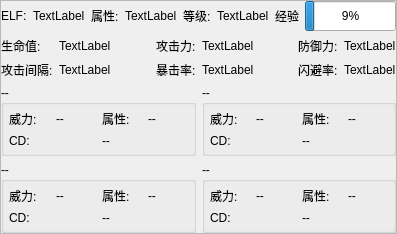
                   <widget class="QFrame" name="SHE_info">
                    <property name="sizePolicy">
                     <sizepolicy hsizetype="Expanding" vsizetype="Expanding">
                      <horstretch>7</horstretch>
                      <verstretch>7</verstretch>
                     </sizepolicy>
                    </property>
                    <property name="frameShape">
                     <enum>QFrame::StyledPanel</enum>
                    </property>
                    <property name="frameShadow">
                     <enum>QFrame::Raised</enum>
                    </property>
                    <layout class="QGridLayout" name="gridLayout_15">
                     <property name="leftMargin">
                      <number>0</number>
                     </property>
                     <property name="topMargin">
                      <number>0</number>
                     </property>
                     <property name="rightMargin">
                      <number>0</number>
                     </property>
                     <property name="bottomMargin">
                      <number>0</number>
                     </property>
                     <item row="0" column="0">
                      <layout class="QVBoxLayout" name="verticalLayout_16">
                       <item>
                        <layout class="QHBoxLayout" name="horizontalLayout_36">
                         <item>
                          <layout class="QHBoxLayout" name="horizontalLayout_10">
                           <item>
                            <widget class="QLabel" name="name">
                             <property name="text">
                              <string>ELF:</string>
                             </property>
                            </widget>
                           </item>
                           <item>
                            <widget class="QLabel" name="SH_elf_name">
                             <property name="text">
                              <string>TextLabel</string>
                             </property>
                            </widget>
                           </item>
                          </layout>
                         </item>
                         <item>
                          <layout class="QHBoxLayout" name="horizontalLayout_19">
                           <item>
                            <widget class="QLabel" name="label_15">
                             <property name="text">
                              <string>属性:</string>
                             </property>
                            </widget>
                           </item>
                           <item>
                            <widget class="QLabel" name="SH_elf_attr">
                             <property name="text">
                              <string>TextLabel</string>
                             </property>
                            </widget>
                           </item>
                          </layout>
                         </item>
                         <item>
                          <layout class="QHBoxLayout" name="horizontalLayout_13">
                           <item>
                            <widget class="QLabel" name="level">
                             <property name="text">
                              <string>等级:</string>
                             </property>
                            </widget>
                           </item>
                           <item>
                            <widget class="QLabel" name="SH_elf_level">
                             <property name="text">
                              <string>TextLabel</string>
                             </property>
                            </widget>
                           </item>
                          </layout>
                         </item>
                         <item>
                          <layout class="QHBoxLayout" name="horizontalLayout_16">
                           <item>
                            <widget class="QLabel" name="exp">
                             <property name="text">
                              <string>经验</string>
                             </property>
                            </widget>
                           </item>
                           <item>
                            <widget class="QProgressBar" name="SH_elf_exp">
                             <property name="sizePolicy">
                              <sizepolicy hsizetype="Fixed" vsizetype="Fixed">
                               <horstretch>0</horstretch>
                               <verstretch>0</verstretch>
                              </sizepolicy>
                             </property>
                             <property name="minimumSize">
                              <size>
                               <width>0</width>
                               <height>30</height>
                              </size>
                             </property>
                             <property name="minimum">
                              <number>0</number>
                             </property>
                             <property name="maximum">
                              <number>1222</number>
                             </property>
                             <property name="value">
                              <number>122</number>
                             </property>
                            </widget>
                           </item>
                          </layout>
                         </item>
                        </layout>
                       </item>
                       <item>
                        <layout class="QHBoxLayout" name="horizontalLayout_37">
                         <item>
                          <layout class="QVBoxLayout" name="verticalLayout_10">
                           <item>
                            <layout class="QHBoxLayout" name="horizontalLayout_11">
                             <item>
                              <widget class="QLabel" name="hp">
                               <property name="text">
                                <string>生命值:</string>
                               </property>
                              </widget>
                             </item>
                             <item>
                              <widget class="QLabel" name="SH_elf_hp">
                               <property name="text">
                                <string>TextLabel</string>
                               </property>
                              </widget>
                             </item>
                            </layout>
                           </item>
                           <item>
                            <layout class="QHBoxLayout" name="horizontalLayout_12">
                             <item>
                              <widget class="QLabel" name="ai">
                               <property name="text">
                                <string>攻击间隔:</string>
                               </property>
                              </widget>
                             </item>
                             <item>
                              <widget class="QLabel" name="SH_elf_ai">
                               <property name="text">
                                <string>TextLabel</string>
                               </property>
                              </widget>
                             </item>
                            </layout>
                           </item>
                          </layout>
                         </item>
                         <item>
                          <spacer name="horizontalSpacer_20">
                           <property name="orientation">
                            <enum>Qt::Horizontal</enum>
                           </property>
                           <property name="sizeHint" stdset="0">
                            <size>
                             <width>26</width>
                             <height>17</height>
                            </size>
                           </property>
                          </spacer>
                         </item>
                         <item>
                          <layout class="QVBoxLayout" name="verticalLayout_11">
                           <item>
                            <layout class="QHBoxLayout" name="horizontalLayout_14">
                             <item>
                              <widget class="QLabel" name="atk">
                               <property name="text">
                                <string>攻击力:</string>
                               </property>
                              </widget>
                             </item>
                             <item>
                              <widget class="QLabel" name="SH_elf_atk">
                               <property name="text">
                                <string>TextLabel</string>
                               </property>
                              </widget>
                             </item>
                            </layout>
                           </item>
                           <item>
                            <layout class="QHBoxLayout" name="horizontalLayout_15">
                             <item>
                              <widget class="QLabel" name="cr">
                               <property name="text">
                                <string>暴击率:</string>
                               </property>
                              </widget>
                             </item>
                             <item>
                              <widget class="QLabel" name="SH_elf_cr">
                               <property name="text">
                                <string>TextLabel</string>
                               </property>
                              </widget>
                             </item>
                            </layout>
                           </item>
                          </layout>
                         </item>
                         <item>
                          <spacer name="horizontalSpacer_21">
                           <property name="orientation">
                            <enum>Qt::Horizontal</enum>
                           </property>
                           <property name="sizeHint" stdset="0">
                            <size>
                             <width>26</width>
                             <height>17</height>
                            </size>
                           </property>
                          </spacer>
                         </item>
                         <item>
                          <layout class="QVBoxLayout" name="verticalLayout_12">
                           <item>
                            <layout class="QHBoxLayout" name="horizontalLayout_17">
                             <item>
                              <widget class="QLabel" name="def">
                               <property name="text">
                                <string>防御力:</string>
                               </property>
                              </widget>
                             </item>
                             <item>
                              <widget class="QLabel" name="SH_elf_def">
                               <property name="text">
                                <string>TextLabel</string>
                               </property>
                              </widget>
                             </item>
                            </layout>
                           </item>
                           <item>
                            <layout class="QHBoxLayout" name="horizontalLayout_18">
                             <item>
                              <widget class="QLabel" name="agi">
                               <property name="text">
                                <string>闪避率:</string>
                               </property>
                              </widget>
                             </item>
                             <item>
                              <widget class="QLabel" name="SH_elf_agi">
                               <property name="text">
                                <string>TextLabel</string>
                               </property>
                              </widget>
                             </item>
                            </layout>
                           </item>
                          </layout>
                         </item>
                        </layout>
                       </item>
                      </layout>
                     </item>
                     <item row="1" column="0">
                      <layout class="QGridLayout" name="gridLayout_14">
                       <item row="0" column="0">
                        <widget class="QGroupBox" name="Skill_1">
                         <property name="title">
                          <string>--</string>
                         </property>
                         <layout class="QGridLayout" name="gridLayout_10">
                          <property name="leftMargin">
                           <number>5</number>
                          </property>
                          <property name="topMargin">
                           <number>5</number>
                          </property>
                          <property name="rightMargin">
                           <number>5</number>
                          </property>
                          <property name="bottomMargin">
                           <number>5</number>
                          </property>
                          <item row="0" column="0">
                           <layout class="QVBoxLayout" name="verticalLayout_2">
                            <item>
                             <layout class="QHBoxLayout" name="horizontalLayout_29">
                              <item>
                               <layout class="QHBoxLayout" name="horizontalLayout_20">
                                <item>
                                 <widget class="QLabel" name="label_3">
                                  <property name="text">
                                   <string>威力:</string>
                                  </property>
                                 </widget>
                                </item>
                                <item>
                                 <widget class="QLabel" name="Skill_1_dmg">
                                  <property name="text">
                                   <string>--</string>
                                  </property>
                                 </widget>
                                </item>
                               </layout>
                              </item>
                              <item>
                               <layout class="QHBoxLayout" name="horizontalLayout_28">
                                <item>
                                 <widget class="QLabel" name="label_9">
                                  <property name="text">
                                   <string>属性:</string>
                                  </property>
                                 </widget>
                                </item>
                                <item>
                                 <widget class="QLabel" name="Skill_1_attr">
                                  <property name="text">
                                   <string>--</string>
                                  </property>
                                 </widget>
                                </item>
                               </layout>
                              </item>
                             </layout>
                            </item>
                            <item>
                             <layout class="QHBoxLayout" name="horizontalLayout_21">
                              <item>
                               <widget class="QLabel" name="label_5">
                                <property name="text">
                                 <string>CD:</string>
                                </property>
                               </widget>
                              </item>
                              <item>
                               <widget class="QLabel" name="Skill_1_cd">
                                <property name="text">
                                 <string>--</string>
                                </property>
                               </widget>
                              </item>
                             </layout>
                            </item>
                           </layout>
                          </item>
                         </layout>
                        </widget>
                       </item>
                       <item row="0" column="1">
                        <widget class="QGroupBox" name="Skill_2">
                         <property name="title">
                          <string>--</string>
                         </property>
                         <layout class="QGridLayout" name="gridLayout_11">
                          <property name="leftMargin">
                           <number>5</number>
                          </property>
                          <property name="topMargin">
                           <number>5</number>
                          </property>
                          <property name="rightMargin">
                           <number>5</number>
                          </property>
                          <property name="bottomMargin">
                           <number>5</number>
                          </property>
                          <item row="0" column="0">
                           <layout class="QVBoxLayout" name="verticalLayout_13">
                            <item>
                             <layout class="QHBoxLayout" name="horizontalLayout_31">
                              <item>
                               <layout class="QHBoxLayout" name="horizontalLayout_22">
                                <item>
                                 <widget class="QLabel" name="label_4">
                                  <property name="text">
                                   <string>威力:</string>
                                  </property>
                                 </widget>
                                </item>
                                <item>
                                 <widget class="QLabel" name="Skill_2_dmg">
                                  <property name="text">
                                   <string>--</string>
                                  </property>
                                 </widget>
                                </item>
                               </layout>
                              </item>
                              <item>
                               <layout class="QHBoxLayout" name="horizontalLayout_30">
                                <item>
                                 <widget class="QLabel" name="label_10">
                                  <property name="text">
                                   <string>属性:</string>
                                  </property>
                                 </widget>
                                </item>
                                <item>
                                 <widget class="QLabel" name="Skill_2_attr">
                                  <property name="text">
                                   <string>--</string>
                                  </property>
                                 </widget>
                                </item>
                               </layout>
                              </item>
                             </layout>
                            </item>
                            <item>
                             <layout class="QHBoxLayout" name="horizontalLayout_23">
                              <item>
                               <widget class="QLabel" name="label_6">
                                <property name="text">
                                 <string>CD:</string>
                                </property>
                               </widget>
                              </item>
                              <item>
                               <widget class="QLabel" name="Skill_2_cd">
                                <property name="text">
                                 <string>--</string>
                                </property>
                               </widget>
                              </item>
                             </layout>
                            </item>
                           </layout>
                          </item>
                         </layout>
                        </widget>
                       </item>
                       <item row="1" column="0">
                        <widget class="QGroupBox" name="Skill_3">
                         <property name="title">
                          <string>--</string>
                         </property>
                         <layout class="QGridLayout" name="gridLayout_12">
                          <property name="leftMargin">
                           <number>5</number>
                          </property>
                          <property name="topMargin">
                           <number>5</number>
                          </property>
                          <property name="rightMargin">
                           <number>5</number>
                          </property>
                          <property name="bottomMargin">
                           <number>5</number>
                          </property>
                          <item row="0" column="0">
                           <layout class="QVBoxLayout" name="verticalLayout_14">
                            <item>
                             <layout class="QHBoxLayout" name="horizontalLayout_33">
                              <item>
                               <layout class="QHBoxLayout" name="horizontalLayout_24">
                                <item>
                                 <widget class="QLabel" name="label_7">
                                  <property name="text">
                                   <string>威力:</string>
                                  </property>
                                 </widget>
                                </item>
                                <item>
                                 <widget class="QLabel" name="Skill_3_dmg">
                                  <property name="text">
                                   <string>--</string>
                                  </property>
                                 </widget>
                                </item>
                               </layout>
                              </item>
                              <item>
                               <layout class="QHBoxLayout" name="horizontalLayout_32">
                                <item>
                                 <widget class="QLabel" name="label_13">
                                  <property name="text">
                                   <string>属性:</string>
                                  </property>
                                 </widget>
                                </item>
                                <item>
                                 <widget class="QLabel" name="Skill_3_attr">
                                  <property name="text">
                                   <string>--</string>
                                  </property>
                                 </widget>
                                </item>
                               </layout>
                              </item>
                             </layout>
                            </item>
                            <item>
                             <layout class="QHBoxLayout" name="horizontalLayout_25">
                              <item>
                               <widget class="QLabel" name="label_8">
                                <property name="text">
                                 <string>CD:</string>
                                </property>
                               </widget>
                              </item>
                              <item>
                               <widget class="QLabel" name="Skill_3_cd">
                                <property name="text">
                                 <string>--</string>
                                </property>
                               </widget>
                              </item>
                             </layout>
                            </item>
                           </layout>
                          </item>
                         </layout>
                        </widget>
                       </item>
                       <item row="1" column="1">
                        <widget class="QGroupBox" name="Skill_4">
                         <property name="title">
                          <string>--</string>
                         </property>
                         <layout class="QGridLayout" name="gridLayout_13">
                          <property name="leftMargin">
                           <number>5</number>
                          </property>
                          <property name="topMargin">
                           <number>5</number>
                          </property>
                          <property name="rightMargin">
                           <number>5</number>
                          </property>
                          <property name="bottomMargin">
                           <number>5</number>
                          </property>
                          <item row="0" column="0">
                           <layout class="QVBoxLayout" name="verticalLayout_15">
                            <item>
                             <layout class="QHBoxLayout" name="horizontalLayout_35">
                              <item>
                               <layout class="QHBoxLayout" name="horizontalLayout_26">
                                <item>
                                 <widget class="QLabel" name="label_11">
                                  <property name="text">
                                   <string>威力:</string>
                                  </property>
                                 </widget>
                                </item>
                                <item>
                                 <widget class="QLabel" name="Skill_4_dmg">
                                  <property name="text">
                                   <string>--</string>
                                  </property>
                                 </widget>
                                </item>
                               </layout>
                              </item>
                              <item>
                               <layout class="QHBoxLayout" name="horizontalLayout_34">
                                <item>
                                 <widget class="QLabel" name="label_14">
                                  <property name="text">
                                   <string>属性:</string>
                                  </property>
                                 </widget>
                                </item>
                                <item>
                                 <widget class="QLabel" name="Skill_4_attr">
                                  <property name="text">
                                   <string>--</string>
                                  </property>
                                 </widget>
                                </item>
                               </layout>
                              </item>
                             </layout>
                            </item>
                            <item>
                             <layout class="QHBoxLayout" name="horizontalLayout_27">
                              <item>
                               <widget class="QLabel" name="label_12">
                                <property name="text">
                                 <string>CD:</string>
                                </property>
                               </widget>
                              </item>
                              <item>
                               <widget class="QLabel" name="Skill_4_cd">
                                <property name="text">
                                 <string>--</string>
                                </property>
                               </widget>
                              </item>
                             </layout>
                            </item>
                           </layout>
                          </item>
                         </layout>
                        </widget>
                       </item>
                      </layout>
                     </item>
                    </layout>
                   </widget>
